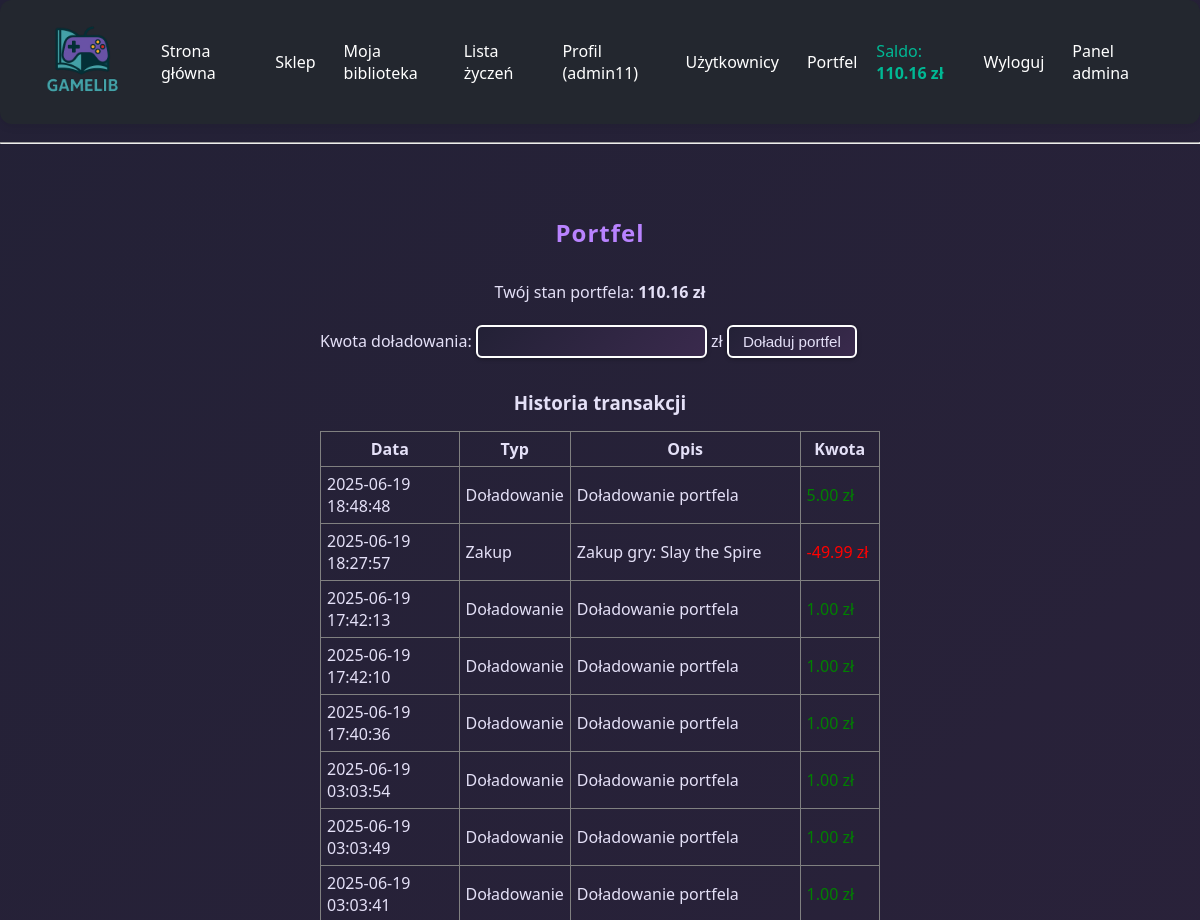
/wallet.php (signed in, upper part), run on an earlier commit of the app's database.
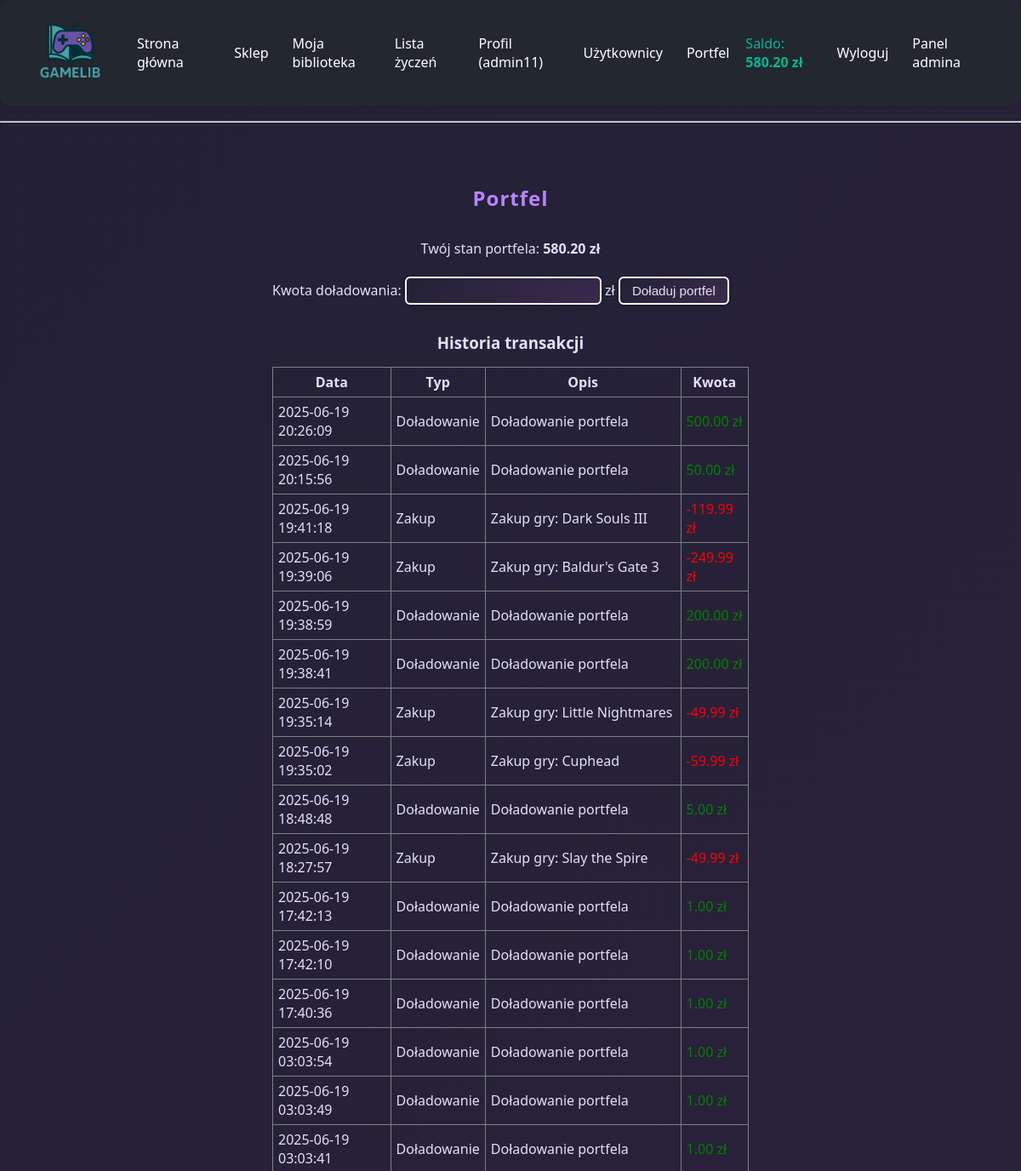
And on a later commit of the database.
### tables this page shows
CREATE TABLE `users` (
  `id` int(11) NOT NULL,
  `username` varchar(50) NOT NULL,
  `email` varchar(100) NOT NULL,
  `password` varchar(255) NOT NULL,
  `role` enum('user','admin') DEFAULT 'user',
  `avatar` varchar(255) DEFAULT NULL,
  `created_at` datetime DEFAULT current_timestamp(),
  `wallet_balance` decimal(10,2) NOT NULL DEFAULT 0.00,
  `description` text DEFAULT NULL,
  `favorite_game_id` int(11) DEFAULT NULL
);

CREATE TABLE `wallet_transactions` (
  `id` int(11) NOT NULL,
  `user_id` int(11) NOT NULL,
  `type` enum('deposit','purchase') NOT NULL,
  `amount` decimal(10,2) NOT NULL,
  `description` varchar(255) DEFAULT NULL,
  `created_at` datetime NOT NULL DEFAULT current_timestamp()
);

### wallet.php (the view, shortened to what this page needs)
<?php
require_once 'includes/header.php';
require_once 'includes/db.php';
$user_id = $_SESSION['user_id'];
$stmt = $pdo->prepare("SELECT wallet_balance FROM users WHERE id = ?");
$stmt->execute([$user_id]);
$wallet = $stmt->fetchColumn();
?>
<div class="container" style="max-width: 600px;">
    <h2 class="centered-heading">Portfel</h2>
    <p class="centered-heading">Twój stan portfela: <strong><?= number_format($wallet, 2) ?> zł</strong></p>
    <form method="post">
        Kwota doładowania: <input type="number" name="amount" min="1" step="0.01" required class="deposit-amount"> zł
        <button type="submit" class="deposit-btn">Doładuj portfel</button>
    </form>
    <h3 class="centered-heading">Historia transakcji</h3>
    <table border="1" cellpadding="6" style="border-collapse:collapse;">
        <tr class="centered-heading">
            <th>Data</th>
            <th>Typ</th>
            <th>Opis</th>
            <th>Kwota</th>
        </tr>
        <?php
        $stmt = $pdo->prepare("SELECT * FROM wallet_transactions WHERE user_id = ? ORDER BY created_at DESC");
        $stmt->execute([$user_id]);
        foreach ($stmt as $row): ?>
            <tr>
                <td><?= htmlspecialchars($row['created_at']) ?></td>
                <td><?= $row['type'] === 'deposit' ? 'Doładowanie' : 'Zakup' ?></td>
                <td><?= htmlspecialchars($row['description']) ?></td>
                <td style="color:<?= $row['amount'] >= 0 ? 'green' : 'red' ?>;">
                    <?= number_format($row['amount'], 2) ?> zł
                </td>
            </tr>
        <?php endforeach; ?>
    </table>
</div>
<?php require_once 'includes/footer.php'; ?>

### includes/header.php (shortened to what this page needs)
<?php
$wallet = null;
if (isset($_SESSION['user_id'])) {
    require_once __DIR__ . '/db.php';
    $stmt = $pdo->prepare("SELECT wallet_balance FROM users WHERE id = ?");
    $stmt->execute([$_SESSION['user_id']]);
    $wallet = $stmt->fetchColumn();
}
?>
<!DOCTYPE html>
<html lang="pl">
<head>
    <link rel="stylesheet" href="assets/css/style.css">
</head>
<body>
<nav>
    <img src="assets/images/logo2.png" alt="Logo GameLib" style="height: 100px; margin-right: 15px;">
    <a href="/game_library/index.php">Strona główna</a>
    <a href="/game_library/store.php">Sklep</a>
    <?php if (isset($_SESSION['user_id'])): ?>
        <a href="/game_library/library.php">Moja biblioteka</a>
        <a href="/game_library/wishlist.php">Lista życzeń</a>
        <a href="/game_library/profile.php">Profil (<?= htmlspecialchars($_SESSION['username']) ?>)</a>
        <a href="users.php">Użytkownicy</a>
        <a href="/game_library/wallet.php">Portfel</a>
        <span style="margin-left:5px;  color: #00b894;
;">
            Saldo: <strong><?= number_format($wallet, 2) ?> zł</strong>
        </span>
        <?php if (isset($_SESSION['user_id'])): ?>
        <a href="/game_library/logout.php">Wyloguj</a>
<?php endif; ?>
        <?php if ($_SESSION['role'] === 'admin'): ?>
            <a href="/game_library/admin/dashboard.php">Panel admina</a>
        <?php endif; ?>
    <?php else: ?>
        <a href="/game_library/login.php">Logowanie</a>
        <a href="/game_library/register.php">Rejestracja</a>
    <?php endif; ?>
</nav>
<hr>

What changed in the data, as far as the page shows it:
changed users: wallet_balance "110.16" → "580.20"
added wallet_transactions: created_at "2025-06-19 20:26:09", type "Doładowanie", description "Doładowanie portfela", amount "500.00"
added wallet_transactions: created_at "2025-06-19 20:15:56", type "Doładowanie", description "Doładowanie portfela", amount "50.00"
added wallet_transactions: created_at "2025-06-19 19:41:18", type "Zakup", description "Zakup gry: Dark Souls III", amount "-119.99"
added wallet_transactions: created_at "2025-06-19 19:39:06", type "Zakup", description "Zakup gry: Baldur's Gate 3", amount "-249.99"
added wallet_transactions: created_at "2025-06-19 19:38:59", type "Doładowanie", description "Doładowanie portfela", amount "200.00"
added wallet_transactions: created_at "2025-06-19 19:38:41", type "Doładowanie", description "Doładowanie portfela", amount "200.00"
added wallet_transactions: created_at "2025-06-19 19:35:14", type "Zakup", description "Zakup gry: Little Nightmares", amount "-49.99"
added wallet_transactions: created_at "2025-06-19 19:35:02", type "Zakup", description "Zakup gry: Cuphead", amount "-59.99"
